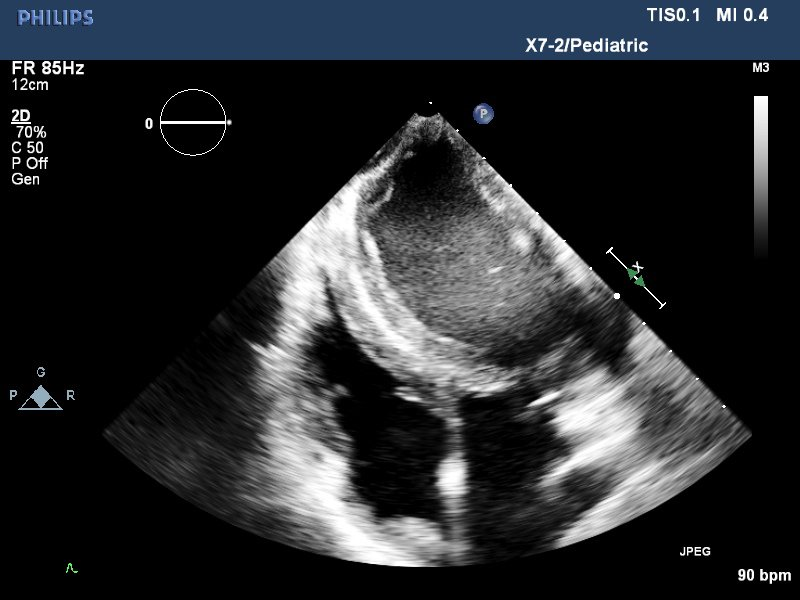
//> input picture SobelOpenCV/SrcImages/11.jpg, 800 x 600 px
$ ./main   (built with g++ and OpenCV 4)
//> lines starting //> are read from the running program, lines starting //| are printed output that depends on the picture
#include <iostream>
#include <fstream>
#include <opencv2/core.hpp>
#include <opencv2/highgui.hpp>
#include <opencv2/imgproc/imgproc.hpp>
#include <string>

using namespace std;
using namespace cv;

Mat LoadImage(string imgPath);
void writeMatToFile(Mat &m, const char *filename);
void writeMatToFileOpenCV(Mat &m, const char *filename);
void mySobelOperator(const Mat &img);

int main(int argc, char *argv[])
{
    Mat srcImage = LoadImage("..\\SrcImages\\11.jpg");

    namedWindow("Original image", WINDOW_AUTOSIZE);
    imshow("Original image",srcImage);

    double t;
    t = (double)getTickCount();

    mySobelOperator(srcImage);

    t = 1000*((double)getTickCount() - t)/getTickFrequency();

    cout << "Time of Filter 2d mat operations = " << t << " milliseconds."<< endl;


    waitKey();
    return 0;
}

void mySobelOperator(const Mat& img)
{
    Mat grey;
    //cvtColor(img, grey, COLOR_BGR2GRAY);
    Mat sobelx;
    Sobel(img, sobelx, CV_32F, 1, 0, 13);

    double minVal, maxVal;
    minMaxLoc(sobelx, &minVal, &maxVal); //find minimum and maximum intensities
    Mat draw;
    sobelx.convertTo(draw,CV_8U, 255.0/(maxVal - minVal), -minVal * 255.0/(maxVal - minVal));

    namedWindow("Sobel image", WINDOW_AUTOSIZE);
    imshow("Sobel image", draw);

}

Mat LoadImage(string imgPath)
{
//> called with imgPath = "..\SrcImages\11.jpg"
    Mat src = imread(imgPath, IMREAD_GRAYSCALE);
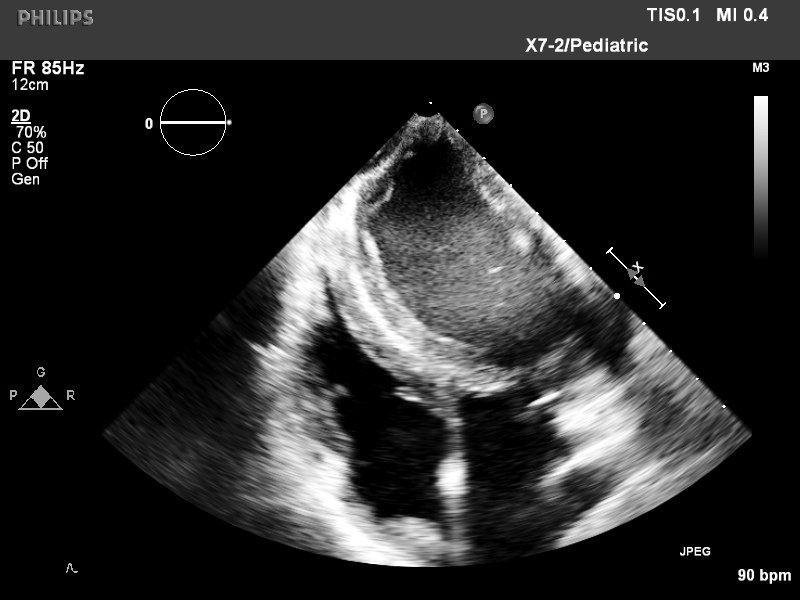
//> src: 600 rows x 800 cols, CV_8UC1; min 0, max 255, mean 42.4
//> in mySobelOperator, `Sobel(img, sobelx, CV_32F, 1, 0, 13);`:
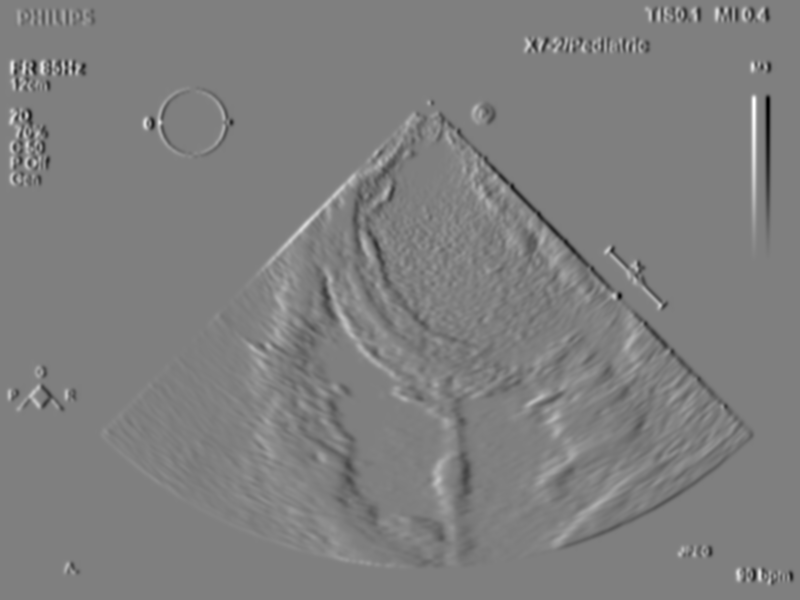
//> sobelx: 600 rows x 800 cols, CV_32FC1; min -473803168, max 473189152, mean -279.6; drawn with min black and max white
//> in mySobelOperator, `minMaxLoc(sobelx, &minVal, &maxVal);`: minVal = -473803168; maxVal = 473189152

    if(!src.data )                              // Check for invalid input
       {
           cout <<  "Could not open or find the image" << std::endl ;
           return src;
       }

    return src;

}

void writeMatToFile(cv::Mat& m, const char* filename)
{
    ofstream fout(filename);

    if(!fout)
    {
        cout<<"File Not Opened"<<endl;  return;
    }

    for(int i=0; i<m.rows; i++)
    {
        for(int j=0; j<m.cols; j++)
        {
            fout<<(int)m.at<uchar>(i,j)<<"\t";
        }
        fout<<endl;
    }

    fout.close();
}

void writeMatToFileOpenCV(Mat& m, const char* filename)
{
    cv::FileStorage file(filename, FileStorage::WRITE);

    // Write to file!
    file << "matName" << m;

    // [5 lines of commented-out code are left out]
}

$ run again, with SobelOpenCV/SrcImages/22.jpg copied over SobelOpenCV/SrcImages/11.jpg
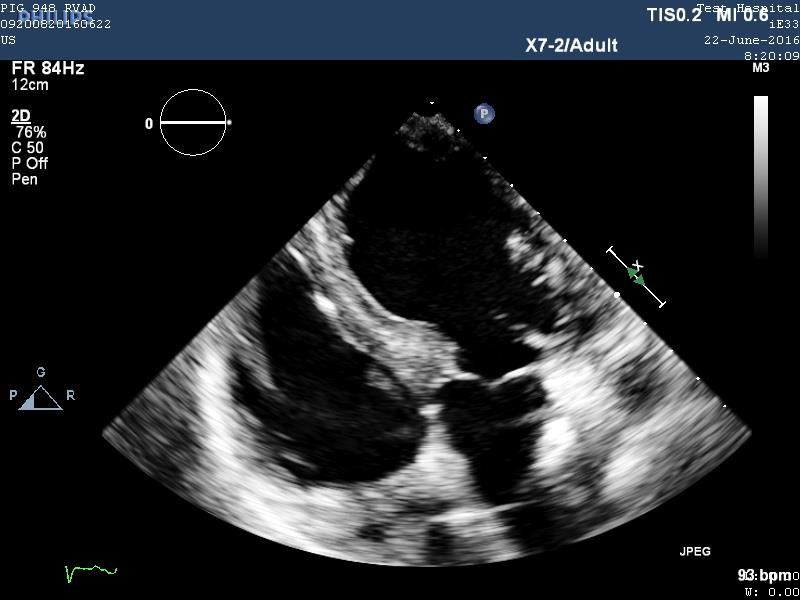
//> input picture SobelOpenCV/SrcImages/22.jpg, 800 x 600 px
//> in LoadImage, `Mat src = imread(imgPath, IMREAD_GRAYSCALE);`:
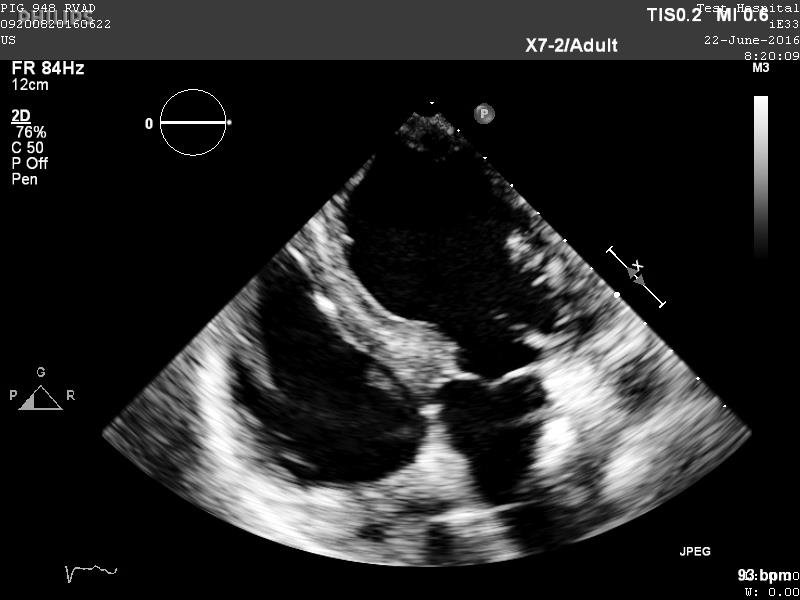
//> src: 600 rows x 800 cols, CV_8UC1; min 0, max 255, mean 37.9
//> in mySobelOperator, `Sobel(img, sobelx, CV_32F, 1, 0, 13);`:
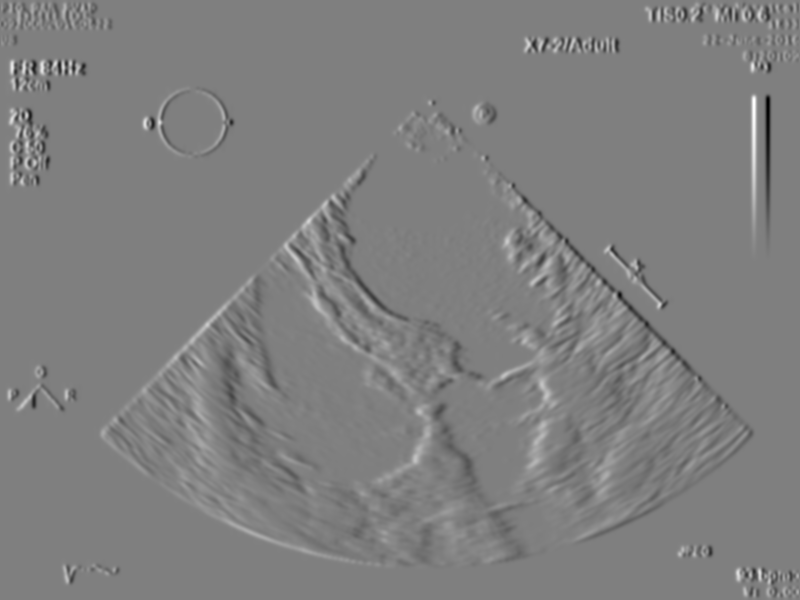
//> sobelx: 600 rows x 800 cols, CV_32FC1; min -474209696, max 472772832, mean 30536; drawn with min black and max white
//> minVal = -474209696; maxVal = 472772832
